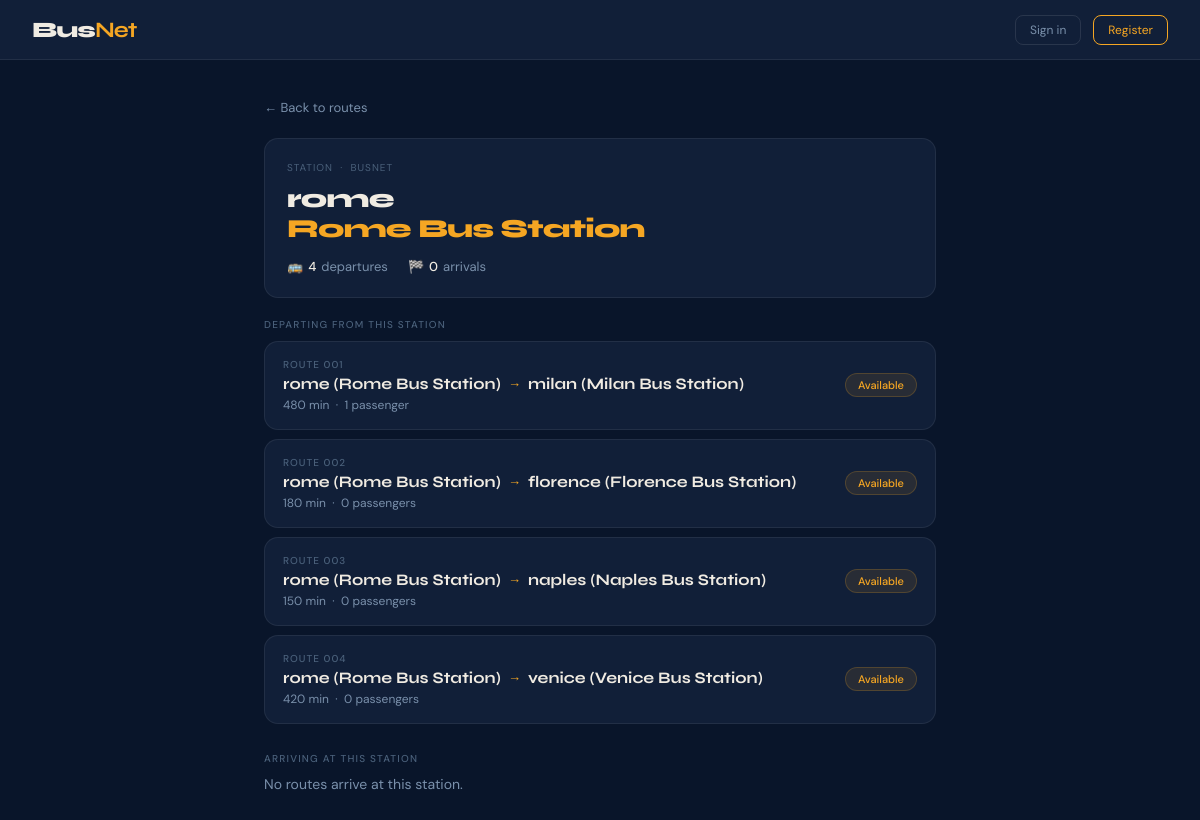
The page /Routes/station/1/ on the database its author committed.
### Routes/models.py (models this page shows, shortened)
class Station(models.Model):
    name = models.CharField(max_length=200)
    city = models.CharField(max_length=100)
    def __str__(self):
        return f"{self.city} ({self.name})"

class Route(models.Model):
    origin = models.ForeignKey(Station, on_delete=models.CASCADE, related_name='departures')
    destination = models.ForeignKey(Station, on_delete=models.CASCADE, related_name='arrivals')
    duration = models.IntegerField()
    passengers = models.ManyToManyField(User, blank=True, related_name='routes')

### Routes/views.py (the view)
# urls.py: path('station/<int:station_id>/', views.station_detail, name='Station_details')
def station_detail(request, station_id):
    station = get_object_or_404(Station, pk=station_id)
    departures = Route.objects.filter(origin=station)
    arrivals   = Route.objects.filter(destination=station)
    return render(request, "Routes/station.html", {
        "station":    station,
        "departures": departures,
        "arrivals":   arrivals,
    })

### Routes/templates/Routes/station.html (shortened to what this page needs)
{% extends "Routes/layout.html" %}
{% block content %}
<div class="page">
  <a href="{% url 'Routes:index' %}" class="back-link">&#8592; Back to routes</a>
  <div class="detail-hero">
    <div class="detail-route-no">Station &nbsp;&middot;&nbsp; BusNet</div>
    <div class="detail-cities">
      {{ station.city }}<br>
      <span class="dest">{{ station.name }}</span>
    </div>
    <div class="detail-stats">
      <div class="detail-stat">
        &#128652; <strong>{{ departures.count }}</strong> departure{{ departures.count|pluralize }}
      </div>
      <div class="detail-stat">
        &#127937; <strong>{{ arrivals.count }}</strong> arrival{{ arrivals.count|pluralize }}
      </div>
    </div>
  </div>
  <div class="section-label">Departing from this station</div>
  <div class="route-list" style="margin-bottom: 28px;">
    {% for route in departures %}
    <a href="{% url 'Routes:Route_details' route.id %}" class="route-card">
      <div class="route-card-left">
        <div class="route-tag">Route {{ route.id|stringformat:"03d" }}</div>
        <div class="route-cities">
          {{ route.origin }}
          <span class="route-arrow">&#8594;</span>
          {{ route.destination }}
        </div>
        <div class="route-meta">
          {{ route.duration }} min
          &nbsp;&middot;&nbsp;
          {{ route.passengers.count }} passenger{{ route.passengers.count|pluralize }}
        </div>
      </div>
      {% if request.user in route.passengers.all %}
      <span class="pill booked">Booked</span>
      {% else %}
      <span class="pill">Available</span>
      {% endif %}
    </a>
    {% empty %}
    <p style="color:var(--muted); font-size:14px;">No routes depart from this station.</p>
    {% endfor %}
  </div>
  <div class="section-label">Arriving at this station</div>
  <div class="route-list">
    {% for route in arrivals %}
    <a href="{% url 'Routes:Route_details' route.id %}" class="route-card">
      <div class="route-card-left">
        <div class="route-tag">Route {{ route.id|stringformat:"03d" }}</div>
        <div class="route-cities">
          {{ route.origin }}
          <span class="route-arrow">&#8594;</span>
          {{ route.destination }}
        </div>
        <div class="route-meta">
          {{ route.duration }} min
          &nbsp;&middot;&nbsp;
          {{ route.passengers.count }} passenger{{ route.passengers.count|pluralize }}
        </div>
      </div>
      {% if request.user in route.passengers.all %}
      <span class="pill booked">Booked</span>
      {% else %}
      <span class="pill">Available</span>
      {% endif %}
    </a>
    {% empty %}
    <p style="color:var(--muted); font-size:14px;">No routes arrive at this station.</p>
    {% endfor %}
  </div>
</div>
{% endblock %}

### static/css/style.css (style rules this page uses)
*, *::before, *::after { box-sizing: border-box; margin: 0; padding: 0; }
:root { --navy: #09152a; --navy2: #111f38; --navy3: #182c4e; --amber: #f5a623; --amber2: #c47e10; --cream: #f0ebe2; --muted: #7a90ab; --muted2: #4a607a; --red: #e05252; --green: #3db87a; --border: rgba(255, 255, 255, 0.07); --r: 14px; }
html { font-size: 16px; }
body { font-family: 'DM Sans', sans-serif; background: var(--navy); color: var(--cream); min-height: 100vh; }
a { color: var(--amber); text-decoration: none; }
.page { max-width: 720px; margin: 0 auto; padding: 36px 24px 60px; }
.section-label { font-size: 10px; letter-spacing: .12em; text-transform: uppercase; color: var(--muted2); font-weight: 500; margin-bottom: 10px; }
.route-list { display: flex; flex-direction: column; gap: 9px; }
.route-card { background: var(--navy2); border: 1px solid var(--border); border-radius: var(--r); padding: 16px 18px; display: flex; align-items: center; justify-content: space-between; cursor: pointer; text-decoration: none; color: inherit; transition: border-color .2s, background .15s; }
.route-card-left { display: flex; flex-direction: column; gap: 3px; }
.route-tag { font-size: 10px; letter-spacing: .1em; text-transform: uppercase; color: var(--muted2); font-weight: 500; }
.route-cities { font-family: 'Syne', sans-serif; font-size: 16px; font-weight: 700; color: var(--cream); display: flex; align-items: center; gap: 7px; }
.route-arrow { color: var(--amber); font-size: 13px; }
.route-meta { font-size: 12px; color: var(--muted); margin-top: 1px; }
.pill { background: rgba(245,166,35,.1); color: var(--amber); font-size: 11px; font-weight: 500; padding: 4px 12px; border-radius: 20px; border: 1px solid rgba(245,166,35,.2); white-space: nowrap; flex-shrink: 0; }
.back-link { display: inline-flex; align-items: center; gap: 6px; font-size: 13px; color: var(--muted); text-decoration: none; margin-bottom: 22px; transition: color .2s; }
.detail-hero { background: var(--navy2); border: 1px solid var(--border); border-radius: var(--r); padding: 22px; margin-bottom: 20px; }
.detail-route-no { font-size: 10px; letter-spacing: .1em; text-transform: uppercase; color: var(--muted2); margin-bottom: 10px; }
.detail-cities { font-family: 'Syne', sans-serif; font-size: 26px; font-weight: 800; letter-spacing: -.03em; line-height: 1.15; color: var(--cream); margin-bottom: 14px; }
.detail-cities .dest { color: var(--amber); }
.detail-stats { display: flex; gap: 20px; flex-wrap: wrap; }
.detail-stat { font-size: 13px; color: var(--muted); display: flex; align-items: center; gap: 5px; }
.detail-stat strong { color: var(--cream); font-weight: 500; }

### rows shown on the page
Station: city "rome", name "Rome Bus Station"
Route: id "001", origin "rome (Rome Bus Station)", destination "milan (Milan Bus Station)", duration "480", passengers.count "1", shows "Available"
Route: id "002", origin "rome (Rome Bus Station)", destination "florence (Florence Bus Station)", duration "180", passengers.count "0", shows "Available"
Route: id "003", origin "rome (Rome Bus Station)", destination "naples (Naples Bus Station)", duration "150", passengers.count "0", shows "Available"
Route: id "004", origin "rome (Rome Bus Station)", destination "venice (Venice Bus Station)", duration "420", passengers.count "0", shows "Available"

### other values the page prints
{{ departures.count }} "4"
{{ arrivals.count }} "0"
